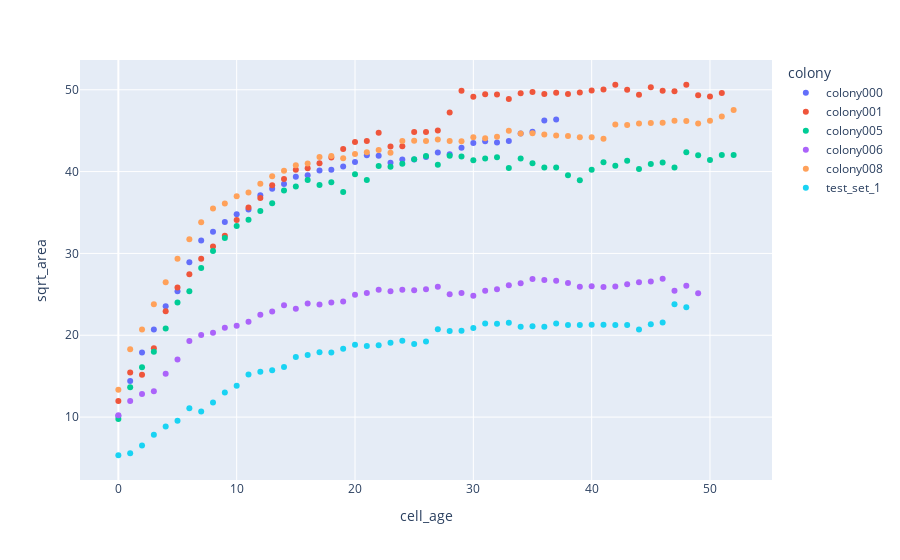

The cell this chart's notebook holds for it:
### Code cell
import numpy as np

selected_colonies_20_56 = all_details_20_56.loc[all_details_20_56['cell_age']!=all_details_20_56['frame_num']] 
grouped = selected_colonies_20_56.groupby(['cell_age', 'colony']).median().reset_index()
grouped['sqrt_area'] = np.sqrt(grouped['area'])
fig = px.scatter(grouped, x="cell_age", y="sqrt_area", color="colony")
fig.show()

### Figure 1 — Plotly figure (JSON) as saved in the notebook; plotly's stock layout.template omitted (floating-point values rounded to 4 significant figures)
{"data": [{"hovertemplate": "colony=colony000<br>cell_age=%{x}<br>sqrt_area=%{y}<extra></extra>", "legendgroup": "colony000", "marker": {"color": "#636efa", "symbol": "circle"}, "mode": "markers", "name": "colony000", "orientation": "v", "showlegend": true, "type": "scatter", "x": [0, 1, 2, 3, 4, 5, 6, 7, 8, 9, 10, 11, 12, 13, 14, 15, 16, 17, 18, 19, 20, 21, 22, 23, 24, 25, 26, 27, 28, 29, 30, 31, 32, 33, 34, 35, 36, 37], "xaxis": "x", "y": [10.15, 14.42, 17.88, 20.7, 23.56, 25.39, 28.93, 31.58, 32.65, 33.85, 34.8, 35.38, 37.1, 37.91, 38.49, 39.37, 39.56, 40.15, 40.21, 40.63, 41.16, 41.99, 41.94, 41.08, 41.48, 41.49, 41.77, 42.32, 42.12, 42.9, 43.48, 43.71, 43.54, 43.73, 44.67, 44.87, 46.25, 46.37], "yaxis": "y"}, {"hovertemplate": "colony=colony001<br>cell_age=%{x}<br>sqrt_area=%{y}<extra></extra>", "legendgroup": "colony001", "marker": {"color": "#EF553B", "symbol": "circle"}, "mode": "markers", "name": "colony001", "orientation": "v", "showlegend": true, "type": "scatter", "x": [0, 1, 2, 3, 4, 5, 6, 7, 8, 9, 10, 11, 12, 13, 14, 15, 16, 17, 18, 19, 20, 21, 22, 23, 24, 25, 26, 27, 28, 29, 30, 31, 32, 33, 34, 35, 36, 37, 38, 39, 40, 41, 42, 43, 44, 45, 46, 47, 48, 49, 50, 51], "xaxis": "x", "y": [11.96, 15.46, 15.18, 18.4, 22.93, 25.84, 27.44, 29.35, 30.83, 32.17, 34.1, 35.61, 36.79, 38.33, 39.11, 40.22, 40.39, 41.03, 41.73, 42.78, 43.61, 43.75, 44.75, 43.07, 43.1, 44.84, 44.85, 45.03, 47.23, 49.88, 49.14, 49.44, 49.42, 48.88, 49.56, 49.73, 49.47, 49.63, 49.47, 49.65, 49.89, 50.04, 50.6, 50.01, 49.4, 50.32, 49.87, 49.81, 50.61, 49.33, 49.19, 49.6], "yaxis": "y"}, {"hovertemplate": "colony=colony005<br>cell_age=%{x}<br>sqrt_area=%{y}<extra></extra>", "legendgroup": "colony005", "marker": {"color": "#00cc96", "symbol": "circle"}, "mode": "markers", "name": "colony005", "orientation": "v", "showlegend": true, "type": "scatter", "x": [0, 1, 2, 3, 4, 5, 6, 7, 8, 9, 10, 11, 12, 13, 14, 15, 16, 17, 18, 19, 20, 21, 22, 23, 24, 25, 26, 27, 28, 29, 30, 31, 32, 33, 34, 35, 36, 37, 38, 39, 40, 41, 42, 43, 44, 45, 46, 47, 48, 49, 50, 51, 52], "xaxis": "x", "y": [9.772, 13.66, 16.08, 18, 20.82, 23.99, 25.37, 28.2, 30.31, 31.89, 33.34, 34.12, 35.2, 36.12, 37.69, 38.18, 38.96, 38.36, 38.69, 37.51, 39.67, 38.98, 40.69, 40.58, 40.95, 41.5, 41.91, 40.83, 41.93, 41.86, 41.4, 41.61, 41.77, 40.44, 41.6, 41.01, 40.5, 40.48, 39.54, 38.95, 40.22, 41.15, 40.72, 41.33, 40.31, 40.93, 41.1, 40.51, 42.35, 41.99, 41.42, 42.01, 42.02], "yaxis": "y"}, {"hovertemplate": "colony=colony006<br>cell_age=%{x}<br>sqrt_area=%{y}<extra></extra>", "legendgroup": "colony006", "marker": {"color": "#ab63fa", "symbol": "circle"}, "mode": "markers", "name": "colony006", "orientation": "v", "showlegend": true, "type": "scatter", "x": [0, 1, 2, 3, 4, 5, 6, 7, 8, 9, 10, 11, 12, 13, 14, 15, 16, 17, 18, 19, 20, 21, 22, 23, 24, 25, 26, 27, 28, 29, 30, 31, 32, 33, 34, 35, 36, 37, 38, 39, 40, 41, 42, 43, 44, 45, 46, 47, 48, 49], "xaxis": "x", "y": [10.22, 11.98, 12.84, 13.17, 15.3, 17.04, 19.31, 20.02, 20.3, 20.92, 21.18, 21.66, 22.49, 22.89, 23.68, 23.23, 23.9, 23.77, 23.99, 24.12, 24.95, 25.18, 25.56, 25.38, 25.57, 25.51, 25.61, 25.92, 25.01, 25.17, 24.83, 25.44, 25.62, 26.11, 26.34, 26.87, 26.74, 26.66, 26.39, 25.93, 25.99, 25.88, 25.95, 26.24, 26.47, 26.58, 26.92, 25.43, 26.05, 25.13], "yaxis": "y"}, {"hovertemplate": "colony=colony008<br>cell_age=%{x}<br>sqrt_area=%{y}<extra></extra>", "legendgroup": "colony008", "marker": {"color": "#FFA15A", "symbol": "circle"}, "mode": "markers", "name": "colony008", "orientation": "v", "showlegend": true, "type": "scatter", "x": [0, 1, 2, 3, 4, 5, 6, 7, 8, 9, 10, 11, 12, 13, 14, 15, 16, 17, 18, 19, 20, 21, 22, 23, 24, 25, 26, 27, 28, 29, 30, 31, 32, 33, 34, 35, 36, 37, 38, 39, 40, 41, 42, 43, 44, 45, 46, 47, 48, 49, 50, 51, 52], "xaxis": "x", "y": [13.34, 18.3, 20.7, 23.79, 26.47, 29.36, 31.72, 33.81, 35.49, 36.11, 37.0, 37.43, 38.5, 39.43, 40.1, 40.79, 41.0, 41.77, 41.9, 41.64, 42.15, 42.37, 42.62, 42.31, 43.75, 43.75, 43.74, 43.93, 43.75, 43.71, 44.18, 44.08, 44.25, 44.98, 44.65, 44.69, 44.54, 44.42, 44.36, 44.19, 44.21, 44.02, 45.77, 45.69, 45.87, 45.94, 45.96, 46.21, 46.19, 45.88, 46.21, 46.73, 47.52], "yaxis": "y"}, {"hovertemplate": "colony=test_set_1<br>cell_age=%{x}<br>sqrt_area=%{y}<extra></extra>", "legendgroup": "test_set_1", "marker": {"color": "#19d3f3", "symbol": "circle"}, "mode": "markers", "name": "test_set_1", "orientation": "v", "showlegend": true, "type": "scatter", "x": [0, 1, 2, 3, 4, 5, 6, 7, 8, 9, 10, 11, 12, 13, 14, 15, 16, 17, 18, 19, 20, 21, 22, 23, 24, 25, 26, 27, 28, 29, 30, 31, 32, 33, 34, 35, 36, 37, 38, 39, 40, 41, 42, 43, 44, 45, 46, 47, 48], "xaxis": "x", "y": [5.339, 5.568, 6.519, 7.842, 8.86, 9.566, 11.07, 10.68, 11.78, 13.02, 13.82, 15.22, 15.54, 15.72, 16.13, 17.33, 17.58, 17.92, 17.9, 18.36, 18.83, 18.68, 18.79, 19.08, 19.34, 18.93, 19.25, 20.72, 20.52, 20.54, 20.88, 21.45, 21.41, 21.52, 21.05, 21.1, 21.05, 21.44, 21.26, 21.24, 21.3, 21.29, 21.25, 21.25, 20.7, 21.36, 21.56, 23.8, 23.42], "yaxis": "y"}], "layout": {"legend": {"title": {"text": "colony"}, "tracegroupgap": 0}, "margin": {"t": 60}, "xaxis": {"anchor": "y", "domain": [0, 1], "title": {"text": "cell_age"}}, "yaxis": {"anchor": "x", "domain": [0, 1], "title": {"text": "sqrt_area"}}}}
